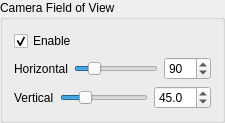
         <widget class="QGroupBox" name="groupBox_12">
          <property name="title">
           <string>Camera Field of View</string>
          </property>
          <layout class="QVBoxLayout" name="verticalLayout_46">
           <item>
            <layout class="QVBoxLayout" name="verticalLayout_8">
             <item>
              <widget class="QCheckBox" name="rotatedCamerasCheckBox">
               <property name="text">
                <string>Enable</string>
               </property>
               <property name="checked">
                <bool>true</bool>
               </property>
              </widget>
             </item>
             <item>
              <layout class="QHBoxLayout" name="horizontalLayout_33">
               <item>
                <widget class="QLabel" name="label_19">
                 <property name="text">
                  <string>Horizontal</string>
                 </property>
                </widget>
               </item>
               <item>
                <widget class="QSlider" name="fovHSlider">
                 <property name="minimum">
                  <number>30</number>
                 </property>
                 <property name="maximum">
                  <number>360</number>
                 </property>
                 <property name="value">
                  <number>90</number>
                 </property>
                 <property name="orientation">
                  <enum>Qt::Horizontal</enum>
                 </property>
                </widget>
               </item>
               <item>
                <widget class="QSpinBox" name="fovHSpinBox">
                 <property name="minimum">
                  <number>30</number>
                 </property>
                 <property name="maximum">
                  <number>360</number>
                 </property>
                 <property name="value">
                  <number>90</number>
                 </property>
                </widget>
               </item>
              </layout>
             </item>
             <item>
              <layout class="QHBoxLayout" name="horizontalLayout_34">
               <item>
                <widget class="QLabel" name="label_20">
                 <property name="text">
                  <string>Vertical</string>
                 </property>
                </widget>
               </item>
               <item>
                <widget class="QSlider" name="fovVSlider">
                 <property name="minimum">
                  <number>0</number>
                 </property>
                 <property name="maximum">
                  <number>1800</number>
                 </property>
                 <property name="value">
                  <number>450</number>
                 </property>
                 <property name="orientation">
                  <enum>Qt::Horizontal</enum>
                 </property>
                </widget>
               </item>
               <item>
                <widget class="QDoubleSpinBox" name="fovVSpinBox">
                 <property name="decimals">
                  <number>1</number>
                 </property>
                 <property name="minimum">
                  <double>0.000000000000000</double>
                 </property>
                 <property name="maximum">
                  <double>180.000000000000000</double>
                 </property>
                 <property name="singleStep">
                  <double>0.100000000000000</double>
                 </property>
                 <property name="value">
                  <double>45.000000000000000</double>
                 </property>
                </widget>
               </item>
              </layout>
             </item>
            </layout>
           </item>
          </layout>
         </widget>
